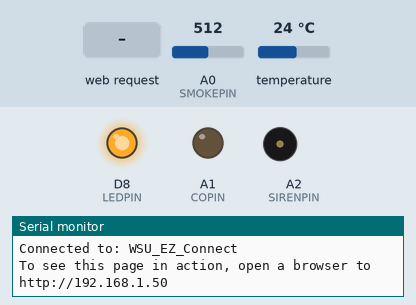
This sketch was run on a simulated Arduino MKR. On the bench: output pins drawn as LEDs (lit = HIGH), buzzer (waves = sounding), the last lines printed to the serial monitor. The test bench sets the inputs (shaded band); at power-on: A0 (SMOKEPIN) = 512, temperature 24 °C. WiFi joins after 1.5 s; servers stay silent unless stated.

Above: at 4.7 s.
4.8 s: HTTP request GET /toggleAlarm received
At 6.11 s:
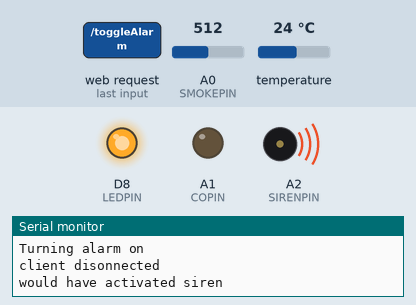
8.6 s: HTTP request GET /toggleSpotlight received
At 9.4 s:
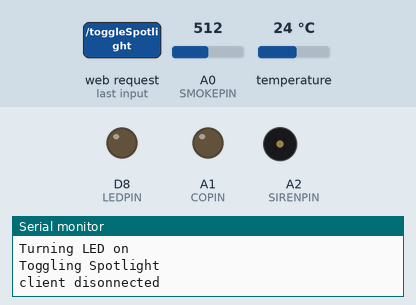
15.6 s: HTTP request GET /hush received
At 15.86 s:
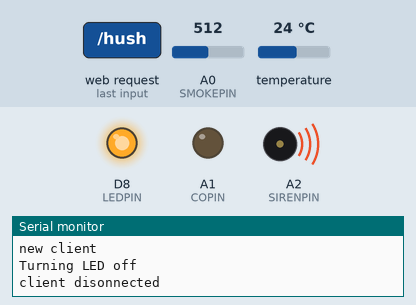
Timing chart, 0 to 18.6 s (numbered marks = the images above; inputs shaded):
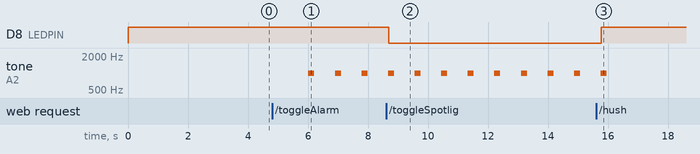

Measured:
- after the input at 4.8 s, tone on A2 (SIRENPIN): alternates 1000 Hz for 0.20 s and silent for 0.69 s, starting after 1.2 s
- after the input at 8.6 s, D8 (LEDPIN): HIGH → LOW after 0.09 s
- after the input at 15.6 s, D8 (LEDPIN): LOW → HIGH after 0.18 s; tone on A2 (SIRENPIN): goes on until 16.0 s, then stays silent

The sketch:

Main.ino
```cpp
#include <Time.h>
#include <TimeLib.h>
#include <Thread.h>

#include <SPI.h>
#include <WiFiNINA.h>

#define ppp client.println

char ssid[] = "WSU_EZ_Connect";

int status = WL_IDLE_STATUS;
WiFiServer server(80);

//1. Actuators (Line 6)
//2. Sensors (Line 43)
//3. Controller
//4. Setup & Loop

#include <Arduino.h>
#include <stdio.h>
#include <unistd.h>
//#include <ctime>
#include <OneWire.h>
#include <DallasTemperature.h>

// constants

#define MAXSMOKE 150
#define MAXCARBON 200//800
#define HUSHTIME 300 //time in seconds, 5 minutes
#define MAXREADINGS 61

// pins

#define SMOKEPIN A0
#define COPIN A1
#define SIRENPIN A2
#define TEMPPIN 12
#define LEDPIN 8


//Global variables for the temperature sensor since it wouldn't work when placed in the TempSensor class
OneWire oneWire(TEMPPIN);
DallasTemperature sensors(&oneWire);


///////////////////////Actuators////////////////////////////////////

class LEDController {
    const int sPin = LEDPIN;

  public:
    LEDController() {
      pinMode(sPin,OUTPUT);
    }

    bool activate() {
      digitalWrite(sPin, LOW);
      Serial.println("Turning LED on");
      return true;
    }

    bool deactivate() {
      digitalWrite(sPin, HIGH);
      Serial.println("Turning LED off");
      return false;
    }
};

class SirenController {
    const int sPin = SIRENPIN;
  public:
    SirenController() {
      pinMode(sPin, OUTPUT);
    }

    void activate() {
      tone(sPin, 1000, 200);
      delay(20);
    }

    void deactivate() {
      noTone(sPin);
    }

};

///////////////////////Sensors////////////////////////////////////

class SmokeDetector {
    float num;
    const int sPin = SMOKEPIN;
    int val = 0;
    float voltage = 0.0;
    int sensorThres = 400;
  public:
    SmokeDetector() {
      Serial.begin(9600);
      pinMode(sPin, INPUT);
    }

    int getReading() {
      return analogRead(sPin);
    }

};

class TempSensor {
  public:
    TempSensor() {
      sensors.begin();  // Start up the library
    }

  public:
    double getReading() {
      sensors.requestTemperatures();
      return ((sensors.getTempCByIndex(0) * 9.0) / 5.0 + 32.0);
    }

};


class CarbonDetector {

    int reading = 0; // value read from the sensor
    const int sPin = COPIN;
    bool warmedOne = false;
    bool warmedTwo = false;
  public:
    CarbonDetector() {
    }

    // Preparation

    void warmUpOne() {
      // turn the heater fully on
      pinMode(sPin, OUTPUT);
      analogWrite(sPin, HIGH); // HIGH = 255
      warmedOne = true;
    }

    void warmUpTwo() {
      pinMode(sPin, OUTPUT);
      analogWrite(sPin, 71.4); // 255x1400/5000
      warmedTwo = true;
    }

    //Reading

    double getReading() {
      if (warmedOne && warmedTwo) {
        pinMode(sPin, INPUT);
        analogWrite(sPin, HIGH);
        delay(100); // Getting an analog read apparently takes 100uSec
        reading = analogRead(sPin);
        analogWrite(sPin, LOW);
        warmedOne = false;
        warmedTwo = false;
        return reading;
      }
    }
};
///////////////////////////////////////////////////Controller//////////////////////////////////////////
class Controller {
    SmokeDetector sd;
    CarbonDetector cd;
    TempSensor ts;
    public:
    float currentReadings[3];
    public:
    float averageReadings[3];
    int readingsSaved;
    LEDController lc;
    SirenController sc;

    time_t hushEnd = now();
    bool hushing = false;

    bool lightsActivated = false;
    bool sirenActivated = false;

    int setupCount = 0;

  public:
    Controller() {
      hushEnd = now();
      currentReadings[1] = 0;
    }

    void getSensorData() { //Collect readings from the sensors.
      currentReadings[0] = sd.getReading();

      //Code for the CO2 sensor reading
      if (readingsSaved % (MAXREADINGS - 20) == 0) {
        currentReadings[1] = cd.getReading();
      } else if (readingsSaved % (2 * MAXREADINGS / 3) == 0) {
        cd.warmUpTwo();
      } else if (readingsSaved % (MAXREADINGS / 3) == 0) {
        cd.warmUpOne();
      }
      currentReadings[2] = ts.getReading();
    }

    void logData() { //Reset the average reading values if the average includes more than MAXREADINGS readings, incorporates the new currentReadings into the average
      readingsSaved++;

      if (readingsSaved > MAXREADINGS) {
        for (int i = 0; i != 3; i++) {
          averageReadings[i] = 0;
        }
        readingsSaved = 0;
      }
      for (int i = 0; i != 3; i++) {

        //Special case for the CO sensor
        if (i == 1) {
          averageReadings[i] = (averageReadings[i] * (readingsSaved / 1500) + currentReadings[i]) / (readingsSaved / 1500);
        }

        //Regular case
        averageReadings[i] = (averageReadings[i] * readingsSaved + currentReadings[i]) / readingsSaved;
      }
    }

    /// lights / LED ///

    void toggleLights() {

      //hushing=false; // override hush
      Serial.print("LightsActivated = ");
      Serial.println(lightsActivated);
      if(lightsActivated){
        deactivateLights();
      }else{
        activateLights();
      }
    }

    void activateLights() { //Activate the lights
      lightsActivated = lc.activate();
    }

    void deactivateLights() { //Deactivate the lights
     lightsActivated = lc.deactivate();
    }

    String getOppositeLEDState() {
      if (lightsActivated == true) {
        return "off";
      } else
      {
        return "on";
      }
    }

    /// siren / alarm ///

    void toggleAlarm() {
      hushing=false; // override hush
      if (sirenActivated == true) {
        deactivateAlarm();
        Serial.println("Turning alarm off");
      } else
      {
        activateAlarm();
        Serial.println("Turning alarm on");
      }
    }

    void activateAlarm() { //Activate the alarm
      sirenActivated = true;
    }

    void deactivateAlarm() { //Deactivate the alarm
      sirenActivated = false;
    }

    String getOppositeSirenState() {
      if (sirenActivated == true) {
        return "off";
      } else
      {
        return "on";
      }
    }

    // this is the function that triggers the alarms
    boolean interpretData() {
      if(hushing){
        return;
      }

      //If the current smoke reading is over the threshold AND the temperature has increased more than 3 degrees in the past minute
      if ((currentReadings[0] > MAXSMOKE)){ //&& (currentReadings[2] - averageReadings[2] > 3)) {
        Serial.println("Smoke detected!");
        activateAlarm();
        activateLights();
        // if current carbon monoxide is greater than max allowed
      } else if (currentReadings[1] >= MAXCARBON) {
        Serial.println("Carbon monoxide detected!");
        activateAlarm();
        activateLights();
      }
    }
    //If the CO reading is over the threshold


    void hushAlarm() { //Disables the alarm and lights, sets HushEnd to HUSHTIME milliseconds in the future
      hushing = true;
      hushEnd = now() + HUSHTIME;
      deactivateAlarm();
      deactivateLights();
    }

    void loop() {
        getSensorData();
        logData();
        if((readingsSaved % 60) == 0){
          interpretData();
        }
        // put something in the com input to get these to print
        if (Serial.available() > 0) {
          Serial.print("Smoke Sensor: ");
          Serial.print(currentReadings[0]);
          Serial.print("\tCarbon Monoxide: ");
          Serial.print(currentReadings[1]);
          Serial.print("\tTemperature: ");
          Serial.println(currentReadings[2]);
        }
        if(sirenActivated){
          sc.activate();
          Serial.println("would have activated siren");
        }
        // update hush. if the end of the hushing period is in the past, hushing is done
        if(now() > hushEnd) {
          hushing = false;
        } else {
          Serial.println("Hushing for "+String(hushEnd - now(), DEC)+" more seconds");
        }
     }
};

//////////////////////////////////////////////////////Server/////////////////////////////////////
class HostServer {
    Controller *controller;
    int attempts = 0;
    public:
    void SetupServer(Controller *cont) {
      Serial.println("");
      Serial.println("Attempting to setup server");
      Serial.begin(9600);      // initialize serial communication
      controller = cont;
      controller->setupCount = controller->setupCount +1;
      //Serial.println("what the fuck setups: " + String(controller->setupCount, DEC));
      // check for the WiFi module:
      if (WiFi.status() == WL_NO_MODULE) {
        Serial.println("Communication with WiFi module failed!");
        // don't continue
        while (true);
      }

      String fv = WiFi.firmwareVersion();
      if (fv < WIFI_FIRMWARE_LATEST_VERSION) {
        Serial.println("Please upgrade the firmware");
      }

      // attempt to connect to Wifi network:
      while (status != WL_CONNECTED) {
        attempts++;
        Serial.print("Attempting to connect to Network named: ");
        Serial.println(ssid);                   // print the network name (SSID);
        Serial.println("Attempt # " + String(attempts, DEC));

        // Connect to WPA/WPA2 network. Change this line if using open or WEP network:
        status = WiFi.begin(ssid);
        // wait 2 seconds for connection:
        delay(2000);
      }
      server.begin();                           // start the web server on port 80
      printWifiStatus();                        // you're connected now, so print out the status
    }


    void loop() {
      WiFiClient client = server.available();   // listen for incoming clients

      if (client) {                             // if you get a client,
        Serial.println("new client");           // print a message out the serial port
        String currentLine = "";                // make a String to hold incoming data from the client
        while (client.connected()) {            // loop while the client's connected
          if (client.available()) {             // if there's bytes to read from the client,
            char c = client.read();             // read a byte, then
            if (c == '\n') {                    // if the byte is a newline character

              // if the current line is blank, you got two newline characters in a row.
              // that's the end of the client HTTP request, so send a response:
              if (currentLine.length() == 0) {
                // HTTP headers always start with a response code (e.g. HTTP/1.1 200 OK)
                // and a content-type so the client knows what's coming, then a blank line:
                client.println("HTTP/1.1 200 OK");
                client.println("Content-type:text/html");
                client.println("Connection: close");
                client.println(); // this is needed

                ppp("<!DOCTYPE html>");
                ppp("<head>");
                ppp("<style>body {background-color:#00e7ff52;} a {color:orange;}</style>");
                ppp("<style>div {border-style: groove; padding: 10px; } </style>");
                ppp("<style>button {padding: 20px; width: 100%; } </style>");
                ppp("<style>p {padding-top: 10px; display: block; white-space: pre; font-family: Consolas;} </style>");
                ppp("</head>");
                ppp("<body>");
                ppp("<div style=\"float: left; width: 30%; overflow: hidden;\">");
                ppp("<button type=\"button\" onclick=\"window.location.href = \'/toggleSpotlight\'\"> Turn spotlight " + controller->getOppositeLEDState() + "</button><br>");
                //ppp("Click <a href=\"/H\">here</a> turn the LED on pin 9 on<br>");
                ppp("<button type=\"button\" onclick=\"window.location.href = \'/toggleAlarm\'\"> Turn alarm " + controller->getOppositeSirenState() + "</button><br>");
                ppp("<button type=\"button\" onclick=\"window.location.href = \'/hush\'\"> Hush alarm for "+String(HUSHTIME, DEC)+" seconds "+"</button><br>");
                ppp("<button type=\"button\" onclick=\"window.location.href = \'/refresh\'\"> Refresh </button><br>");
                ppp("</div>");
                ppp("<div style=\"overflow: hidden;\">");
                ppp("<p>Temperature:         " + String(controller->currentReadings[2], DEC) + " &#176;C</p>");
                ppp("<p>Carbon Monoxide:    " + String(controller->currentReadings[1], DEC) + " parts per million</p>");
                ppp("<p>Smoke:              " + String(controller->currentReadings[0], DEC) + " parts per million</p>");
                ppp("</div>");
                if(controller->hushing){
                  ppp("<p>Hushing alarms for "+String(controller->hushEnd - now(), DEC)+" seconds</p>");
                }

                ppp("</body>");
                ppp("</html>");
                //

                client.println(); // The HTTP response ends with another blank line:
                break;
              } else {    // if you got a newline, then clear currentLine:
                currentLine = "";
              }
            } else if (c != '\r') {  // if you got anything else but a carriage return character,
              currentLine += c;      // add it to the end of the currentLine
            }
            if (currentLine.endsWith("GET /toggleSpotlight")) {
              controller->toggleLights();
              Serial.println("Toggling Spotlight");
            }
            else if (currentLine.endsWith("GET /toggleAlarm")) {
              controller->toggleAlarm();
            }
            else if (currentLine.endsWith("GET /hush")) {
              controller->hushAlarm();
            }else if (currentLine.endsWith("GET /refresh")) {
              currentLine = "";
              //client.stop();
              loop();
            }

          }
        }
        // close the connection:
        client.stop();
        Serial.println("client disonnected");
      }
    }

  void printWifiStatus() {
    // print the SSID of the network you're attached to:
    Serial.print("Connected to: ");
    Serial.println(WiFi.SSID());
    // print your board's IP address:
    IPAddress ip = WiFi.localIP();
    Serial.print("To see this page in action, open a browser to http://");
    Serial.println(ip);
  }


};
////////////////////////////Setup & Loop////////////////////////

//void setup() {
//  Controller c;
//  HostServer hs;
//  hs.SetupServer(&c);
//  while (true) {
//    c.loop();
//    hs.UpdateHTML();
//    delay(500);//This makes it read about once per second
//  }
//}

Controller c;
Thread offlineThread = Thread();
HostServer hs;
Thread serverThread = Thread();

void offlineCallback(){
  c.loop();
}

void serverCallback(){
  hs.loop();
}

void setup() {
  Serial.begin(9600);

  c.deactivateLights();
  c.deactivateAlarm();

  //Configure the Controller
  offlineThread.onRun(offlineCallback);
  offlineThread.setInterval(100);//1500

  //Configure the Server
  hs.SetupServer(&c);
  serverThread.onRun(serverCallback);
  serverThread.setInterval(500);

}

void loop() {
  if(offlineThread.shouldRun()){
    offlineThread.run();
  }else if(serverThread.shouldRun()){
    serverThread.run();
  }else{
    delay(50);
  }
}
```
